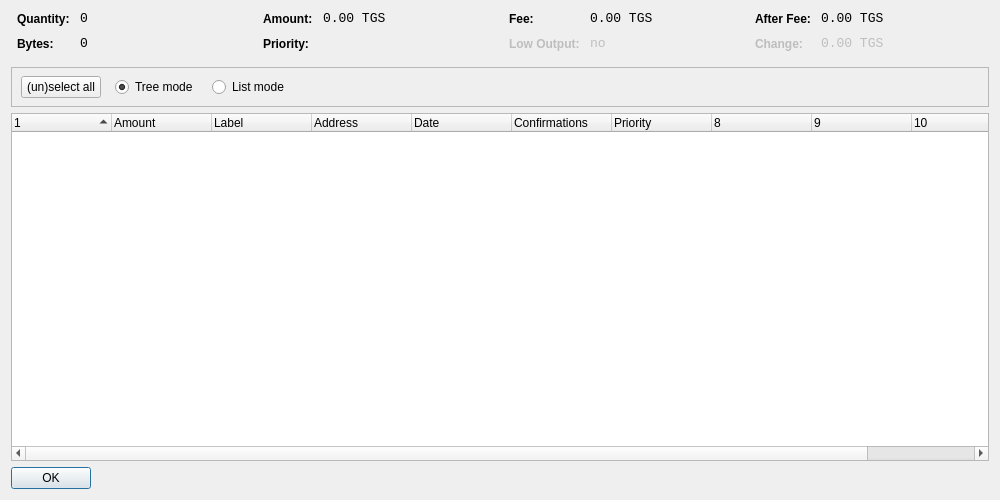
<?xml version="1.0" encoding="UTF-8"?>
<ui version="4.0">
 <class>CoinControlDialog</class>
 <widget class="QDialog" name="CoinControlDialog">
  <property name="geometry">
   <rect>
    <x>0</x>
    <y>0</y>
    <width>1000</width>
    <height>500</height>
   </rect>
  </property>
  <property name="windowTitle">
   <string>Coin Control</string>
  </property>
  <layout class="QVBoxLayout" name="verticalLayout">
   <item>
    <layout class="QHBoxLayout" name="horizontalLayoutTop" stretch="0,0,0,0">
     <property name="topMargin">
      <number>0</number>
     </property>
     <property name="bottomMargin">
      <number>10</number>
     </property>
     <item>
      <layout class="QFormLayout" name="formLayoutCoinControl1">
       <property name="horizontalSpacing">
        <number>10</number>
       </property>
       <property name="verticalSpacing">
        <number>10</number>
       </property>
       <property name="leftMargin">
        <number>6</number>
       </property>
       <property name="rightMargin">
        <number>6</number>
       </property>
       <item row="0" column="0">
        <widget class="QLabel" name="labelCoinControlQuantityText">
         <property name="styleSheet">
          <string notr="true">font-weight:bold;</string>
         </property>
         <property name="text">
          <string>Quantity:</string>
         </property>
        </widget>
       </item>
       <item row="0" column="1">
        <widget class="QLabel" name="labelCoinControlQuantity">
         <property name="font">
          <font>
           <family>Monospace</family>
           <pointsize>10</pointsize>
          </font>
         </property>
         <property name="cursor">
          <cursorShape>IBeamCursor</cursorShape>
         </property>
         <property name="contextMenuPolicy">
          <enum>Qt::ActionsContextMenu</enum>
         </property>
         <property name="text">
          <string notr="true">0</string>
         </property>
         <property name="textInteractionFlags">
          <set>Qt::LinksAccessibleByMouse|Qt::TextSelectableByKeyboard|Qt::TextSelectableByMouse</set>
         </property>
        </widget>
       </item>
       <item row="1" column="0">
        <widget class="QLabel" name="labelCoinControlBytesText">
         <property name="styleSheet">
          <string notr="true">font-weight:bold;</string>
         </property>
         <property name="text">
          <string>Bytes:</string>
         </property>
        </widget>
       </item>
       <item row="1" column="1">
        <widget class="QLabel" name="labelCoinControlBytes">
         <property name="font">
          <font>
           <family>Monospace</family>
           <pointsize>10</pointsize>
          </font>
         </property>
         <property name="cursor">
          <cursorShape>IBeamCursor</cursorShape>
         </property>
         <property name="contextMenuPolicy">
          <enum>Qt::ActionsContextMenu</enum>
         </property>
         <property name="text">
          <string notr="true">0</string>
         </property>
         <property name="textInteractionFlags">
          <set>Qt::LinksAccessibleByMouse|Qt::TextSelectableByKeyboard|Qt::TextSelectableByMouse</set>
         </property>
        </widget>
       </item>
      </layout>
     </item>
     <item>
      <layout class="QFormLayout" name="formLayoutCoinControl2">
       <property name="horizontalSpacing">
        <number>10</number>
       </property>
       <property name="verticalSpacing">
        <number>10</number>
       </property>
       <property name="leftMargin">
        <number>6</number>
       </property>
       <property name="rightMargin">
        <number>6</number>
       </property>
       <item row="0" column="0">
        <widget class="QLabel" name="labelCoinControlAmountText">
         <property name="styleSheet">
          <string notr="true">font-weight:bold;</string>
         </property>
         <property name="text">
          <string>Amount:</string>
         </property>
        </widget>
       </item>
       <item row="0" column="1">
        <widget class="QLabel" name="labelCoinControlAmount">
         <property name="font">
          <font>
           <family>Monospace</family>
           <pointsize>10</pointsize>
          </font>
         </property>
         <property name="cursor">
          <cursorShape>IBeamCursor</cursorShape>
         </property>
         <property name="contextMenuPolicy">
          <enum>Qt::ActionsContextMenu</enum>
         </property>
         <property name="text">
          <string notr="true">0.00 TGS</string>
         </property>
         <property name="textInteractionFlags">
          <set>Qt::LinksAccessibleByMouse|Qt::TextSelectableByKeyboard|Qt::TextSelectableByMouse</set>
         </property>
        </widget>
       </item>
       <item row="1" column="0">
        <widget class="QLabel" name="labelCoinControlPriorityText">
         <property name="styleSheet">
          <string notr="true">font-weight:bold;</string>
         </property>
         <property name="text">
          <string>Priority:</string>
         </property>
        </widget>
       </item>
       <item row="1" column="1">
        <widget class="QLabel" name="labelCoinControlPriority">
         <property name="font">
          <font>
           <family>Monospace</family>
           <pointsize>10</pointsize>
          </font>
         </property>
         <property name="cursor">
          <cursorShape>IBeamCursor</cursorShape>
         </property>
         <property name="contextMenuPolicy">
          <enum>Qt::ActionsContextMenu</enum>
         </property>
         <property name="text">
          <string/>
         </property>
         <property name="textInteractionFlags">
          <set>Qt::LinksAccessibleByMouse|Qt::TextSelectableByKeyboard|Qt::TextSelectableByMouse</set>
         </property>
        </widget>
       </item>
      </layout>
     </item>
     <item>
      <layout class="QFormLayout" name="formLayoutCoinControl3">
       <property name="horizontalSpacing">
        <number>10</number>
       </property>
       <property name="verticalSpacing">
        <number>10</number>
       </property>
       <property name="leftMargin">
        <number>6</number>
       </property>
       <property name="rightMargin">
        <number>6</number>
       </property>
       <item row="0" column="0">
        <widget class="QLabel" name="labelCoinControlFeeText">
         <property name="styleSheet">
          <string notr="true">font-weight:bold;</string>
         </property>
         <property name="text">
          <string>Fee:</string>
         </property>
        </widget>
       </item>
       <item row="0" column="1">
        <widget class="QLabel" name="labelCoinControlFee">
         <property name="font">
          <font>
           <family>Monospace</family>
           <pointsize>10</pointsize>
          </font>
         </property>
         <property name="cursor">
          <cursorShape>IBeamCursor</cursorShape>
         </property>
         <property name="contextMenuPolicy">
          <enum>Qt::ActionsContextMenu</enum>
         </property>
         <property name="text">
          <string notr="true">0.00 TGS</string>
         </property>
         <property name="textInteractionFlags">
          <set>Qt::LinksAccessibleByMouse|Qt::TextSelectableByKeyboard|Qt::TextSelectableByMouse</set>
         </property>
        </widget>
       </item>
       <item row="1" column="0">
        <widget class="QLabel" name="labelCoinControlLowOutputText">
         <property name="enabled">
          <bool>false</bool>
         </property>
         <property name="styleSheet">
          <string notr="true">font-weight:bold;</string>
         </property>
         <property name="text">
          <string>Low Output:</string>
         </property>
        </widget>
       </item>
       <item row="1" column="1">
        <widget class="QLabel" name="labelCoinControlLowOutput">
         <property name="enabled">
          <bool>false</bool>
         </property>
         <property name="font">
          <font>
           <family>Monospace</family>
           <pointsize>10</pointsize>
          </font>
         </property>
         <property name="cursor">
          <cursorShape>IBeamCursor</cursorShape>
         </property>
         <property name="contextMenuPolicy">
          <enum>Qt::ActionsContextMenu</enum>
         </property>
         <property name="text">
          <string notr="true">no</string>
         </property>
         <property name="textInteractionFlags">
          <set>Qt::LinksAccessibleByMouse|Qt::TextSelectableByKeyboard|Qt::TextSelectableByMouse</set>
         </property>
        </widget>
       </item>
      </layout>
     </item>
     <item>
      <layout class="QFormLayout" name="formLayoutCoinControl4">
       <property name="horizontalSpacing">
        <number>10</number>
       </property>
       <property name="verticalSpacing">
        <number>10</number>
       </property>
       <property name="leftMargin">
        <number>6</number>
       </property>
       <property name="rightMargin">
        <number>6</number>
       </property>
       <item row="0" column="0">
        <widget class="QLabel" name="labelCoinControlAfterFeeText">
         <property name="styleSheet">
          <string notr="true">font-weight:bold;</string>
         </property>
         <property name="text">
          <string>After Fee:</string>
         </property>
        </widget>
       </item>
       <item row="0" column="1">
        <widget class="QLabel" name="labelCoinControlAfterFee">
         <property name="font">
          <font>
           <family>Monospace</family>
           <pointsize>10</pointsize>
          </font>
         </property>
         <property name="cursor">
          <cursorShape>IBeamCursor</cursorShape>
         </property>
         <property name="contextMenuPolicy">
          <enum>Qt::ActionsContextMenu</enum>
         </property>
         <property name="text">
          <string notr="true">0.00 TGS</string>
         </property>
         <property name="textInteractionFlags">
          <set>Qt::LinksAccessibleByMouse|Qt::TextSelectableByKeyboard|Qt::TextSelectableByMouse</set>
         </property>
        </widget>
       </item>
       <item row="1" column="0">
        <widget class="QLabel" name="labelCoinControlChangeText">
         <property name="enabled">
          <bool>false</bool>
         </property>
         <property name="styleSheet">
          <string notr="true">font-weight:bold;</string>
         </property>
         <property name="text">
          <string>Change:</string>
         </property>
        </widget>
       </item>
       <item row="1" column="1">
        <widget class="QLabel" name="labelCoinControlChange">
         <property name="enabled">
          <bool>false</bool>
         </property>
         <property name="font">
          <font>
           <family>Monospace</family>
           <pointsize>10</pointsize>
          </font>
         </property>
         <property name="cursor">
          <cursorShape>IBeamCursor</cursorShape>
         </property>
         <property name="contextMenuPolicy">
          <enum>Qt::ActionsContextMenu</enum>
         </property>
         <property name="text">
          <string notr="true">0.00 TGS</string>
         </property>
         <property name="textInteractionFlags">
          <set>Qt::LinksAccessibleByMouse|Qt::TextSelectableByKeyboard|Qt::TextSelectableByMouse</set>
         </property>
        </widget>
       </item>
      </layout>
     </item>
    </layout>
   </item>
   <item>
    <widget class="QFrame" name="frame">
     <property name="minimumSize">
      <size>
       <width>0</width>
       <height>40</height>
      </size>
     </property>
     <property name="frameShape">
      <enum>QFrame::StyledPanel</enum>
     </property>
     <property name="frameShadow">
      <enum>QFrame::Sunken</enum>
     </property>
     <widget class="QWidget" name="horizontalLayoutWidget">
      <property name="geometry">
       <rect>
        <x>10</x>
        <y>0</y>
        <width>781</width>
        <height>41</height>
       </rect>
      </property>
      <layout class="QHBoxLayout" name="horizontalLayoutPanel" stretch="0,0,0,0,0">
       <property name="spacing">
        <number>14</number>
       </property>
       <item>
        <widget class="QPushButton" name="pushButtonSelectAll">
         <property name="sizePolicy">
          <sizepolicy hsizetype="Maximum" vsizetype="Fixed">
           <horstretch>0</horstretch>
           <verstretch>0</verstretch>
          </sizepolicy>
         </property>
         <property name="text">
          <string>(un)select all</string>
         </property>
        </widget>
       </item>
       <item>
        <widget class="QRadioButton" name="radioTreeMode">
         <property name="sizePolicy">
          <sizepolicy hsizetype="Maximum" vsizetype="Fixed">
           <horstretch>0</horstretch>
           <verstretch>0</verstretch>
          </sizepolicy>
         </property>
         <property name="text">
          <string>Tree mode</string>
         </property>
         <property name="checked">
          <bool>true</bool>
         </property>
        </widget>
       </item>
       <item>
        <widget class="QRadioButton" name="radioListMode">
         <property name="sizePolicy">
          <sizepolicy hsizetype="Maximum" vsizetype="Fixed">
           <horstretch>0</horstretch>
           <verstretch>0</verstretch>
          </sizepolicy>
         </property>
         <property name="text">
          <string>List mode</string>
         </property>
        </widget>
       </item>
       <item>
        <spacer name="horizontalSpacer">
         <property name="orientation">
          <enum>Qt::Horizontal</enum>
         </property>
         <property name="sizeHint" stdset="0">
          <size>
           <width>40</width>
           <height>20</height>
          </size>
         </property>
        </spacer>
       </item>
      </layout>
     </widget>
    </widget>
   </item>
   <item>
    <widget class="CoinControlTreeWidget" name="treeWidget">
     <property name="contextMenuPolicy">
      <enum>Qt::CustomContextMenu</enum>
     </property>
     <property name="sortingEnabled">
      <bool>false</bool>
     </property>
     <property name="columnCount">
      <number>11</number>
     </property>
     <attribute name="headerShowSortIndicator" stdset="0">
      <bool>true</bool>
     </attribute>
     <attribute name="headerStretchLastSection">
      <bool>false</bool>
     </attribute>
     <column>
      <property name="text">
       <string/>
      </property>
     </column>
     <column>
      <property name="text">
       <string>Amount</string>
      </property>
     </column>
     <column>
      <property name="text">
       <string>Label</string>
      </property>
     </column>
     <column>
      <property name="text">
       <string>Address</string>
      </property>
     </column>
     <column>
      <property name="text">
       <string>Date</string>
      </property>
     </column>
     <column>
      <property name="text">
       <string>Confirmations</string>
      </property>
      <property name="toolTip">
       <string>Confirmed</string>
      </property>
     </column>
     <column>
      <property name="text">
       <string>Priority</string>
      </property>
     </column>
     <column>
      <property name="text">
       <string/>
      </property>
     </column>
     <column>
      <property name="text">
       <string/>
      </property>
     </column>
     <column>
      <property name="text">
       <string/>
      </property>
     </column>
     <column>
      <property name="text">
       <string/>
      </property>
     </column>
    </widget>
   </item>
   <item>
    <widget class="QDialogButtonBox" name="buttonBox">
     <property name="sizePolicy">
      <sizepolicy hsizetype="Maximum" vsizetype="Fixed">
       <horstretch>0</horstretch>
       <verstretch>0</verstretch>
      </sizepolicy>
     </property>
     <property name="orientation">
      <enum>Qt::Horizontal</enum>
     </property>
     <property name="standardButtons">
      <set>QDialogButtonBox::Ok</set>
     </property>
    </widget>
   </item>
  </layout>
 </widget>
 <customwidgets>
  <customwidget>
   <class>CoinControlTreeWidget</class>
   <extends>QTreeWidget</extends>
   <header>coincontroltreewidget.h</header>
  </customwidget>
 </customwidgets>
 <resources/>
 <connections/>
</ui>
